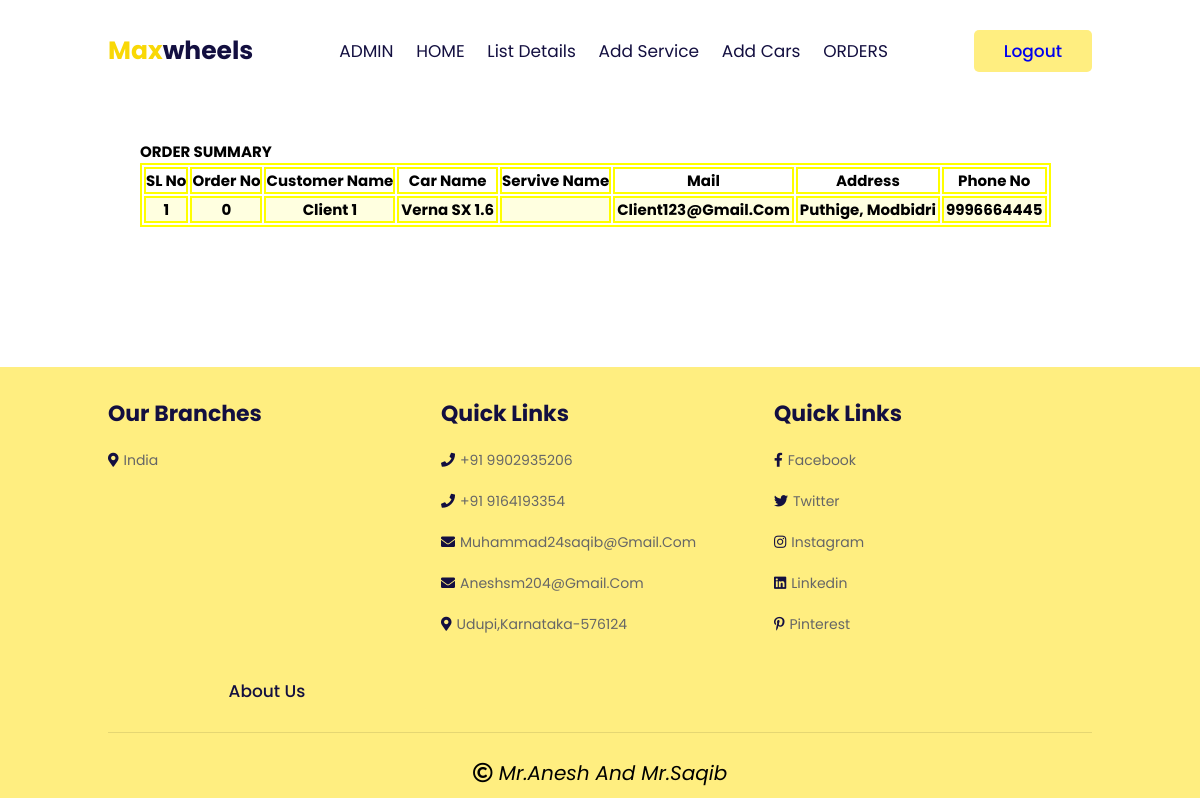
The page /ao.php (signed in) on the database its author committed.
### tables this page shows
CREATE TABLE `ordered` (
  `oid` int(11) NOT NULL,
  `username` varchar(20) NOT NULL,
  `name` varchar(20) NOT NULL,
  `addres` varchar(200) NOT NULL,
  `gender` varchar(20) NOT NULL,
  `place` varchar(20) NOT NULL,
  `mail` varchar(20) NOT NULL,
  `ph` varchar(20) NOT NULL,
  `dob` varchar(20) NOT NULL,
  `cname` varchar(20) DEFAULT NULL,
  `sname` varchar(20) DEFAULT NULL
);

### ao.php (the view, shortened to what this page needs)
<?php
include 'db.php';
$q = "SELECT * FROM `ordered`";
$query = mysqli_query($con, $q);
include 'aheader.php';
?>
<section style="padding: 14rem;" class="a">
    <h2>ORDER SUMMARY</h2>
            <table class ="tb"  >
                <tr>
                    <th>SL No</th>
                    <th>order No</th>
                    <th>customer name</th>
                    <th>car name</th>
                    <th>servive name</th>
                    <th>Mail</th>
                    <th>address</th>
                    <th>phone no</th>
                </tr>
                   <?php $count = 1;
while ($row = mysqli_fetch_assoc($query)) {?>
                        <tr>
                            <td><?php echo $count; ?></td>
                            <td><?php echo $row['oid']; ?></td>
                            <td><?php echo $row['name']; ?></td>
                            <td><?php echo $row['cname']; ?></td>
                            <td><?php echo $row['sname']; ?></td>
                            <td><?php echo $row['mail']; ?></td>
                            <td><?php echo $row['addres']; ?></td>
                            <td><?php echo $row['ph']; ?></td>
                        </tr>
                    <?php $count++;}?>
            </table>
            </section>
<?php
include 'bfooter.php';
?>

### front.css (style rules this page uses)
:root { --yellow:#f9d806; --light-yellow:#ffee80; --black:#130f40; --light-color:#666; --border:.1rem solid rgba(0,0,0,.1); --box-shadow:0 .5rem 1rem tgba(0,0,0,.1); }
* { font-family: "poppins",sans-serif; margin: 0; padding: 0; box-sizing: border-box; outline:none; border: none; text-decoration: none; text-transform: capitalize; transition: all .2s linear; }
html { font-size: 62.5%; scroll-padding-top: 7rem; scroll-behavior: smooth; }
section { padding: 2rem 9%; }

### aheader.php (style rules this page uses)
* { overflow-y: visible; }
.a { padding-left: 10px; padding-right: 10px; padding-top: 13rem; padding-bottom: 13rem; }
table,tr,th,td { border: 2px solid yellow; font-weight: bold; font-size: 15px; overflow-y: auto; text-align: center; }
td { background-color: lightyellow; padding-left: 2px; padding-right: 2px; }

### rows shown on the page
ordered: oid "0", name "Client 1", cname "Verna SX 1.6", mail "Client123@gmail.com", addres "Puthige, Modbidri", ph "9996664445"
